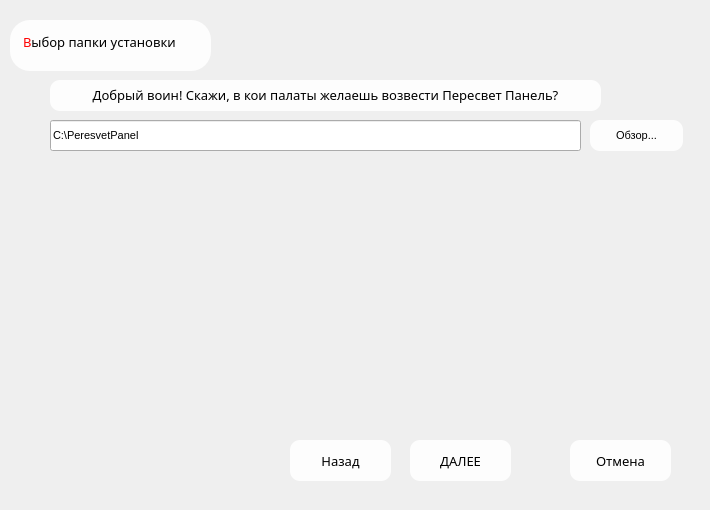
   <widget class="QWidget" name="page_3">
    <widget class="QLabel" name="main_text_4">
     <property name="geometry">
      <rect>
       <x>10</x>
       <y>20</y>
       <width>201</width>
       <height>51</height>
      </rect>
     </property>
     <property name="font">
      <font>
       <family>Monomakh Unicode</family>
       <pointsize>10</pointsize>
       <strikeout>false</strikeout>
      </font>
     </property>
     <property name="styleSheet">
      <string notr="true">QLabel {
        background-color: rgba(255, 255, 255, 230);
        color: black;
        padding: 10px;
        border-radius: 20px;
    }</string>
     </property>
     <property name="text">
      <string>&lt;html&gt;&lt;head/&gt;&lt;body&gt;&lt;p&gt;&lt;span style=&quot; color:#ff0000;&quot;&gt;В&lt;/span&gt;&lt;span style=&quot; color:#000000;&quot;&gt;ыбор папки установки&lt;/span&gt;&lt;/p&gt;&lt;/body&gt;&lt;/html&gt;</string>
     </property>
     <property name="alignment">
      <set>Qt::AlignLeading|Qt::AlignLeft|Qt::AlignTop</set>
     </property>
     <property name="wordWrap">
      <bool>true</bool>
     </property>
    </widget>
    <widget class="QPushButton" name="continue3">
     <property name="geometry">
      <rect>
       <x>410</x>
       <y>440</y>
       <width>101</width>
       <height>41</height>
      </rect>
     </property>
     <property name="font">
      <font>
       <family>Molodo-font</family>
       <pointsize>10</pointsize>
      </font>
     </property>
     <property name="styleSheet">
      <string notr="true">QPushButton {
        background-color: rgba(255, 255, 255, 230);
        color: black;
        padding: 10px;
        border-radius: 10px;
    }
QPushButton:hover {
    background-color: rgba(230, 230, 230, 230);
}
QPushButton:pressed {
    background-color: rgba(200, 200, 200, 230);
}</string>
     </property>
     <property name="text">
      <string>ДАЛЕЕ</string>
     </property>
    </widget>
    <widget class="QLabel" name="main_text_5">
     <property name="geometry">
      <rect>
       <x>50</x>
       <y>80</y>
       <width>551</width>
       <height>31</height>
      </rect>
     </property>
     <property name="font">
      <font>
       <family>Monomakh Unicode</family>
       <pointsize>10</pointsize>
       <strikeout>false</strikeout>
      </font>
     </property>
     <property name="styleSheet">
      <string notr="true">QLabel {
        background-color: rgba(255, 255, 255, 230);
        color: black;
        border-radius: 10px;
    }</string>
     </property>
     <property name="text">
      <string>&lt;html&gt;&lt;head/&gt;&lt;body&gt;&lt;p&gt;Добрый воин! Скажи, в кои палаты желаешь возвести Пересвет Панель?&lt;/p&gt;&lt;/body&gt;&lt;/html&gt;</string>
     </property>
     <property name="alignment">
      <set>Qt::AlignCenter</set>
     </property>
     <property name="wordWrap">
      <bool>true</bool>
     </property>
    </widget>
    <widget class="QPushButton" name="back2">
     <property name="geometry">
      <rect>
       <x>290</x>
       <y>440</y>
       <width>101</width>
       <height>41</height>
      </rect>
     </property>
     <property name="font">
      <font>
       <family>Molodo-font</family>
       <pointsize>10</pointsize>
      </font>
     </property>
     <property name="styleSheet">
      <string notr="true">QPushButton {
        background-color: rgba(255, 255, 255, 230);
        color: black;
        padding: 10px;
        border-radius: 10px;
    }
QPushButton:hover {
    background-color: rgba(230, 230, 230, 230);
}
QPushButton:pressed {
    background-color: rgba(200, 200, 200, 230);
}</string>
     </property>
     <property name="text">
      <string>Назад</string>
     </property>
    </widget>
    <widget class="QLabel" name="background3">
     <property name="geometry">
      <rect>
       <x>0</x>
       <y>0</y>
       <width>701</width>
       <height>501</height>
      </rect>
     </property>
     <property name="minimumSize">
      <size>
       <width>0</width>
       <height>0</height>
      </size>
     </property>
     <property name="maximumSize">
      <size>
       <width>16777215</width>
       <height>16777215</height>
      </size>
     </property>
     <property name="text">
      <string/>
     </property>
    </widget>
    <widget class="QPushButton" name="cancle3">
     <property name="geometry">
      <rect>
       <x>570</x>
       <y>440</y>
       <width>101</width>
       <height>41</height>
      </rect>
     </property>
     <property name="font">
      <font>
       <family>Molodo-font</family>
       <pointsize>10</pointsize>
      </font>
     </property>
     <property name="styleSheet">
      <string notr="true">QPushButton {
        background-color: rgba(255, 255, 255, 230);
        color: black;
        padding: 10px;
        border-radius: 10px;
    }
QPushButton:hover {
    background-color: rgba(230, 230, 230, 230);
}
QPushButton:pressed {
    background-color: rgba(200, 200, 200, 230);
}</string>
     </property>
     <property name="text">
      <string>Отмена</string>
     </property>
    </widget>
    <widget class="QLabel" name="icon3">
     <property name="geometry">
      <rect>
       <x>600</x>
       <y>20</y>
       <width>91</width>
       <height>91</height>
      </rect>
     </property>
     <property name="text">
      <string/>
     </property>
    </widget>
    <widget class="QLineEdit" name="project_path">
     <property name="geometry">
      <rect>
       <x>50</x>
       <y>120</y>
       <width>531</width>
       <height>31</height>
      </rect>
     </property>
     <property name="font">
      <font>
       <pointsize>8</pointsize>
      </font>
     </property>
     <property name="styleSheet">
      <string notr="true"/>
     </property>
     <property name="text">
      <string>C:\PeresvetPanel</string>
     </property>
    </widget>
    <widget class="QPushButton" name="view">
     <property name="geometry">
      <rect>
       <x>590</x>
       <y>120</y>
       <width>93</width>
       <height>31</height>
      </rect>
     </property>
     <property name="font">
      <font>
       <pointsize>8</pointsize>
      </font>
     </property>
     <property name="styleSheet">
      <string notr="true">QPushButton {
        background-color: rgba(255, 255, 255, 230);
        color: black;
        border-radius: 10px;
    }
QPushButton:hover {
    background-color: rgba(230, 230, 230, 230);
}
QPushButton:pressed {
    background-color: rgba(200, 200, 200, 230);
}</string>
     </property>
     <property name="text">
      <string>Обзор...</string>
     </property>
    </widget>
    <zorder>background3</zorder>
    <zorder>main_text_4</zorder>
    <zorder>continue3</zorder>
    <zorder>main_text_5</zorder>
    <zorder>back2</zorder>
    <zorder>cancle3</zorder>
    <zorder>icon3</zorder>
    <zorder>project_path</zorder>
    <zorder>view</zorder>
   </widget>
